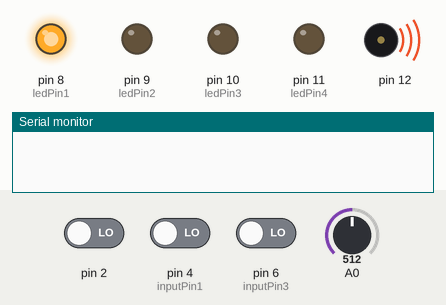
Simulated run of this sketch. Board: Arduino Uno, built with avr-gcc and run on an emulated ATmega328P. On the bench: output pins drawn as LEDs (lit = HIGH), buzzer (waves = sounding), the last lines printed to the serial monitor. The test bench sets the inputs (shaded band); at power-on: pin 4 (inputPin1) LOW, A0 = 512, pin 2 LOW, pin 6 (inputPin3) LOW.

Above: at 1.2 s.
1.3 s: pin 4 (inputPin1) driven HIGH
At 2.5 s:
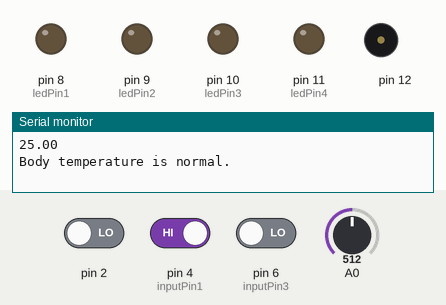
2.8 s: A0 set to 558
At 8.2 s:
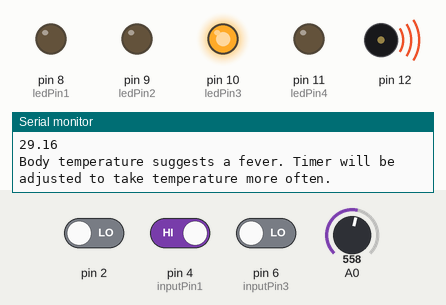
Timing chart, 0 to 9.7 s (numbered marks = the images above; inputs shaded):
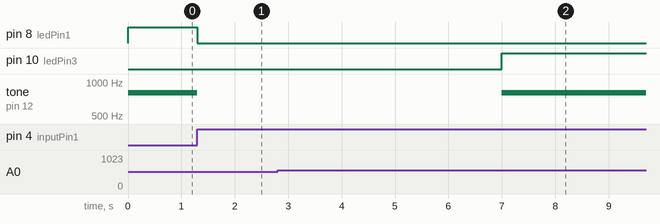

Measured:
- the behaviour switches between 545 and 546 on A0 (found by bisection; images 1 and 2)
- after the input at 1.3 s, pin 8 (ledPin1): HIGH → LOW at once; tone on pin 12: 800 Hz → silent at once

The sketch:

final_arduinocode.ino
```cpp
#include <Arduino.h>
volatile int state = LOW; // This is the variable that will be changed if an interrupt is triggered
volatile int button1 = LOW;
volatile int button2 = LOW;
volatile int button3 = LOW;
volatile int button4 = LOW;
const int dtime = 15000;
int inputPin1 = 4; // Polling pin 4
int inputPin2 = 5; // Polling pin 5
int inputPin3 = 6; // Polling pin 6
int inputPin4 = 7; // Polling pin 7
long startTime; // Starting time of the program
long endTime; // Ending time of the program, calculated during the beginning of the void loop
long time; // Time elasped since beginning of program
long duration1 = 5000; // Timer duration of first patient
long duration2 = 11000; // Timer duration of second patient
long duration3 = 7000; // Timer duration of third patient
long duration4 = 19000; // Timer duration of fourth patient
const int ledPin1 = 8; // Input pin of patient 1's LED light
const int ledPin2 = 9; // Input pin of patient 2's LED light
const int ledPin3 = 10; // Input pin of patient 3's LED light
const int ledPin4 = 11; // Input pin of patient 4's LED light
int valinputPin; // Variable used to store polling states
double temp1; // Temperature of patient 1
double temp2; // Temperature of patient 2
double temp3; // Temperature of patient 3
double temp4; // Temperature of patient 4
int thermistor = 13;
const double fevertemp = 28.00;
int enable = LOW;
int read1;
int read2;
int read3;
int read4;

void setup()
{
  attachInterrupt(0, routine, CHANGE); // Attach interrupt
  Serial.begin(9600); // Outputs to serial monitor
  startTime = millis(); // Calculates time at the beginning of program
  pinMode(inputPin1, INPUT);// Sets digital pins connected to buttons as input
  pinMode(inputPin2, INPUT);
  pinMode(inputPin3, INPUT);
  pinMode(inputPin4, INPUT);
  pinMode(ledPin1, OUTPUT); // Sets digital pins connected to LEDs as output
  pinMode(ledPin2, OUTPUT);
  pinMode(ledPin3, OUTPUT);
  pinMode(ledPin4, OUTPUT);
  digitalWrite(inputPin1, LOW); //intializes all inputpins(buttons) to low > good programming practice
  digitalWrite(inputPin2, LOW);
  digitalWrite(inputPin3, LOW);
  digitalWrite(inputPin4, LOW);
}

void loop()
{

  endTime = millis(); // Calculates time at the exact moment during the program
  time = endTime - startTime; // Calculates total elasped time since the program started

  if (time%duration1 == 0) //when time is a multiple of duration that each LED is set to, the condition is TRUE
{
  activate1(); //executes activate function
 // Serial.print(test);
}
  else if (time%duration2 == 0)
{
  activate2();
}

  else if (time%duration3 == 0)
{
  activate3();
}
  else if (time%duration4 == 0)
{
  activate4();
}


}

void routine() //interrupt handler subroutine
{
  state =! state;
}

void activate1()
{
   valinputPin = digitalRead(inputPin1);
   while (valinputPin == LOW) //when button is not pressed
  {

   tone(12, 800); // Speaker sounds and beeps (alarm)
   digitalWrite(ledPin1, HIGH); // LED blinks (alarm)

   if(digitalRead(inputPin1)==HIGH) //when button is pressed
   {
     valinputPin = HIGH;
   }
   }
   noTone(12); //speaker stops beeping
   digitalWrite(ledPin1, LOW); //LED stops blinking

  calculate(temp1, duration1, read1); //readings from the thermistor are converted to Celcius
}

void activate2()
{
   valinputPin = digitalRead(inputPin2);
   while (valinputPin == LOW)
  {
   tone(12, 800); // Speaker sounds and beeps
   digitalWrite(ledPin2, HIGH); // LED blinks

   if(digitalRead(inputPin2)==HIGH)
   {
     valinputPin = HIGH;
   }
  }
   noTone(12);
   digitalWrite(ledPin2, LOW);

  calculate(temp2, duration2, read2);
}

void activate3()
{
   valinputPin = digitalRead(inputPin3);
   while (valinputPin == LOW)
  {
   tone(12, 800); // Speaker sounds and beeps
   digitalWrite(ledPin3, HIGH); // LED blinks

   if(digitalRead(inputPin3)==HIGH)
   {
     valinputPin = HIGH;
   }
   }
   noTone(12);
   digitalWrite(ledPin3, LOW);

  calculate(temp3, duration3, read3);
}

void activate4()
{
   valinputPin = digitalRead(inputPin4);
   while (valinputPin == LOW)
   {
   tone(12, 800); // Speaker sounds and beeps
   digitalWrite(ledPin4, HIGH); // LED blinks

   if(digitalRead(inputPin4)==HIGH)
   {
     valinputPin = HIGH;
   }
   }
   noTone(12);
   digitalWrite(ledPin4, LOW);

   calculate(temp4, duration4, read4);
}

double calculate(double temp, long duration, int read)
{
  digitalWrite (thermistor, HIGH);
	read=analogRead(0);      //fetches reading from thermistor and sends it to pin A1
    temp=Thermistor(read);   //Uses Steinhart-Hart equation to convert the raw analog value to celcius
    Serial.println(temp);   //Displays Celcius temperature on the serial monitor

	 if (temp >= fevertemp) //condition to check if the patient has fever or not
	 {
	   duration = (duration/2.0);
           Serial.println("Body temperature suggests a fever. Timer will be adjusted to take temperature more often.");
	 }
	 else if (temp < fevertemp)
	 {
	   duration = dtime;
           Serial.println("Body temperature is normal.");
	 }
}

double Thermistor(int RawADC)
{
 double Temp;
 Temp = log(((10240000/RawADC) - 10000));
 Temp = 1 / (0.001129148 + (0.000234125 + (0.0000000876741 * Temp * Temp ))* Temp ); //Converts analog value to Kelvin
 Temp = Temp - 273.15;              // Converts Kelvin to Celsius
 return Temp; //returns the Celcius value to the calculate function
}
```
